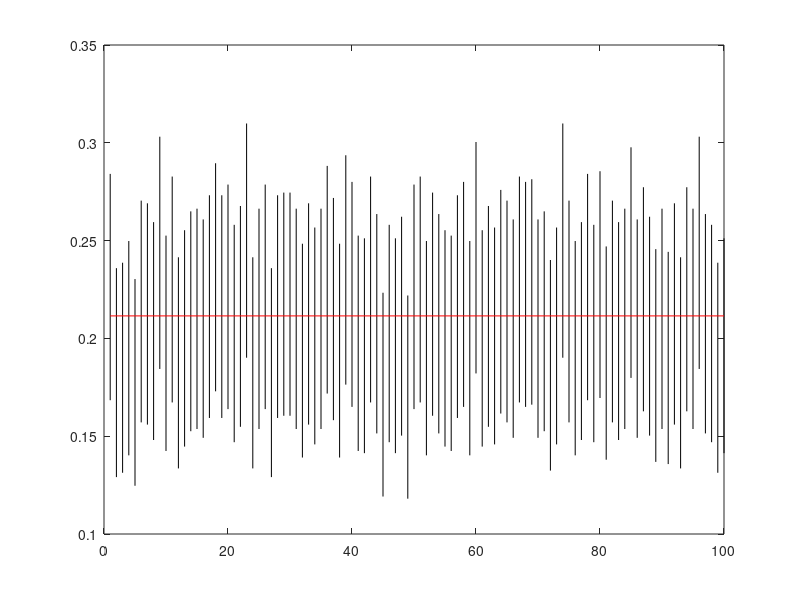

Write the MATLAB code that produced this figure.
zacetki = [0.1683950 0.1290901 0.1313078 0.1402150 0.1246660 0.1570635 0.1559346 0.1480546 0.1843822 0.1424506 0.1672585 0.1335292 0.1446897 0.1525526 0.1536791 0.1491778 0.1593237 0.1729485 0.1593237 0.1638533 0.1469321 0.1548065 0.1901248 0.1335292 0.1536791 0.1638533 0.1290901 0.1593237 0.1604549 0.1604549 0.1536791 0.1390985 0.1559346 0.1458105 0.1536791 0.1718090 0.1581932 0.1390985 0.1763712 0.1649876 0.1424506 0.1413324 0.1672585 0.1514269 0.1191577 0.1469321 0.1413324 0.1503019 0.1180591 0.1638533 0.1672585 0.1402150 0.1604549 0.1514269 0.1446897 0.1424506 0.1593237 0.1649876 0.1402150 0.1820899 0.1446897 0.1548065 0.1458105 0.1615870 0.1570635 0.1491778 0.1672585 0.1649876 0.1661227 0.1491778 0.1525526 0.1324181 0.1458105 0.1901248 0.1570635 0.1402150 0.1480546 0.1683950 0.1469321 0.1695323 0.1379829 0.1570635 0.1480546 0.1536791 0.1798003 0.1491778 0.1627198 0.1503019 0.1368681 0.1536791 0.1357543 0.1559346 0.1335292 0.1627198 0.1536791 0.1843822 0.1514269 0.1469321 0.1313078 0.1413324];
konci = [0.2841050 0.2359099 0.2386922 0.2497850 0.2303340 0.2704365 0.2690654 0.2594454 0.3031178 0.2525494 0.2827415 0.2414708 0.2553103 0.2649474 0.2663209 0.2608222 0.2731763 0.2895515 0.2731763 0.2786467 0.2580679 0.2676935 0.3098752 0.2414708 0.2663209 0.2786467 0.2359099 0.2731763 0.2745451 0.2745451 0.2663209 0.2484015 0.2690654 0.2566895 0.2663209 0.2881910 0.2718068 0.2484015 0.2936288 0.2800124 0.2525494 0.2511676 0.2827415 0.2635731 0.2233423 0.2580679 0.2511676 0.2621981 0.2219409 0.2786467 0.2827415 0.2497850 0.2745451 0.2635731 0.2553103 0.2525494 0.2731763 0.2800124 0.2497850 0.3004101 0.2553103 0.2676935 0.2566895 0.2759130 0.2704365 0.2608222 0.2827415 0.2800124 0.2813773 0.2608222 0.2649474 0.2400819 0.2566895 0.3098752 0.2704365 0.2497850 0.2594454 0.2841050 0.2580679 0.2854677 0.2470171 0.2704365 0.2594454 0.2663209 0.2976997 0.2608222 0.2772802 0.2621981 0.2456319 0.2663209 0.2442457 0.2690654 0.2414708 0.2772802 0.2663209 0.3031178 0.2635731 0.2580679 0.2386922 0.2511676];

for i = 1:100
    plot([i i], [zacetki(i) konci(i)], 'k-')
    hold on
end
plot([1  100], [0.2115025  0.2115025], 'k-', 'Color', 'r')